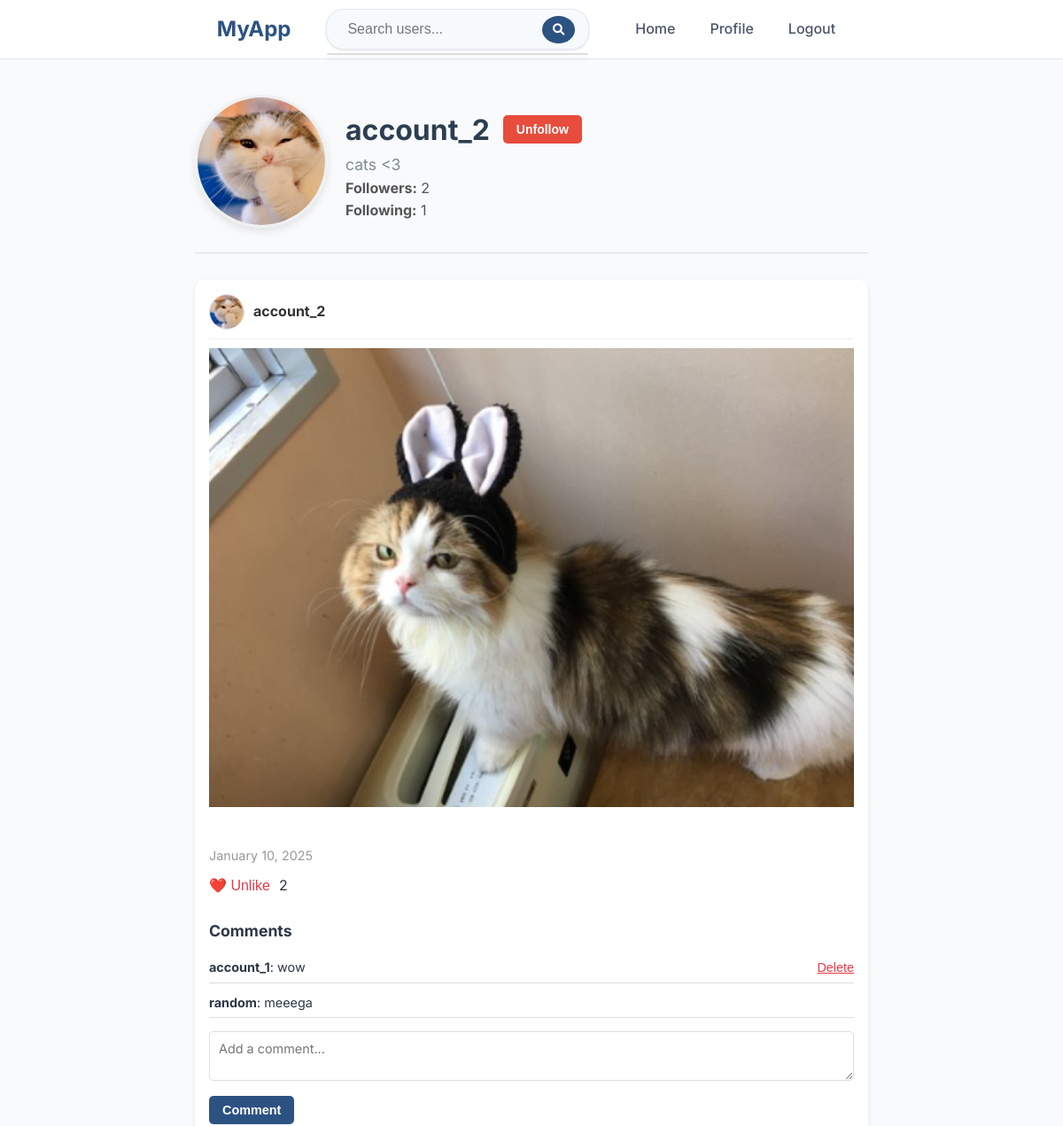
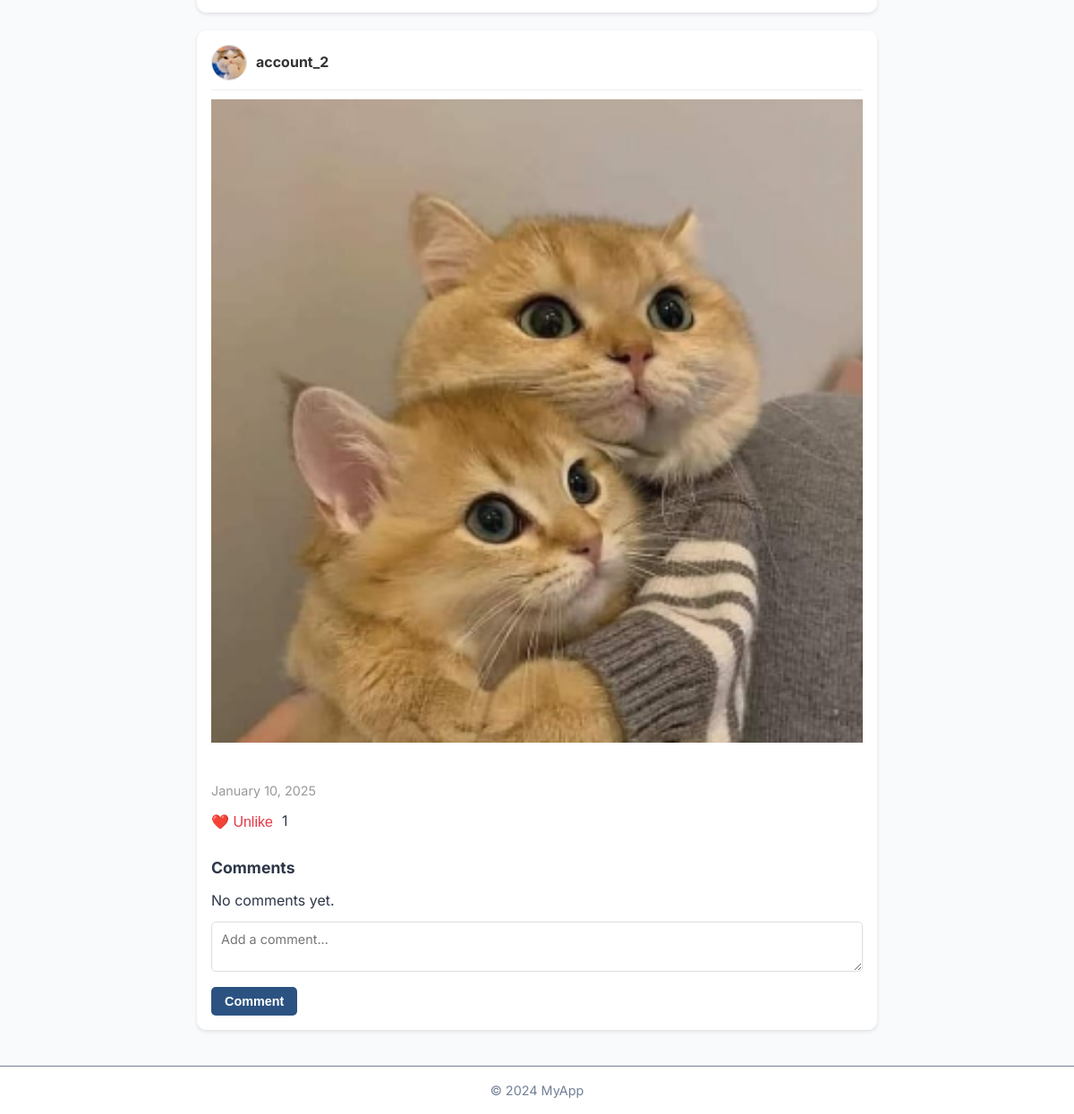
Screenshot of /profile/account_2/ (signed in) with the database file from the repository (2 pictures, top to bottom).
### social_network/models.py (models this page shows, shortened)
class Profile(models.Model):
    user = models.OneToOneField(User, on_delete=models.CASCADE)
    bio = models.TextField(max_length=500, blank=True)
    profile_picture = models.ImageField(upload_to='profile_pictures/', null=True, blank=True)
    followers = models.ManyToManyField('self', symmetrical=False, related_name='following', blank=True)

class Post(models.Model):
    author = models.ForeignKey(User, on_delete=models.CASCADE)
    content = models.TextField(blank=True)
    image = models.ImageField(upload_to='post_images/', null=True, blank=True)
    created_at = models.DateTimeField(auto_now_add=True)
    updated_at = models.DateTimeField(auto_now=True)
    def is_liked_by(self, user):
        return self.likes.filter(user=user).exists()

class Comment(models.Model):
    post = models.ForeignKey(Post, on_delete=models.CASCADE, related_name='comments')
    author = models.ForeignKey(Profile, on_delete=models.CASCADE)
    content = models.TextField()
    created_at = models.DateTimeField(auto_now_add=True)

### social_network/views.py (the view, shortened to what this page needs)
# urls.py: path('profile/<str:username>/', views.profile_view, name='profile_view'),
@login_required
def profile_view(request, username):
    user = get_object_or_404(User, username=username)
    profile = user.profile
    posts = Post.objects.filter(author=user).order_by('-created_at')
    for post in posts:
        post.is_liked = post.is_liked_by(request.user)
    followers = Follow.objects.filter(followed=user)
    following = Follow.objects.filter(follower=user)
    is_following = Follow.objects.filter(follower=request.user, followed=user).exists()
    return render(request, 'profile/profile.html', {
        'profile': profile,
        'posts': posts,
        'followers': followers,
        'following': following,
        'is_following': is_following,
        'is_my_profile': request.user == user,
    })

### templates/profile/profile.html (shortened to what this page needs)
{% extends 'base.html' %}
{% load static %}
{% block content %}
<link rel="stylesheet" href="{% static 'css/profile.css' %}">
<div class="profile-container">
    <div class="profile-header">
        <div class="profile-picture">
            <img src="{% if profile.profile_picture %}{{ profile.profile_picture.url }}{% else %}{% static 'default_profile_picture.jpg' %}{% endif %}" alt="Profile Picture">
        </div>
        <div class="profile-info">
            <div class="username-section">
                <h1>{{ profile.user.username }}</h1>
                {% if not is_my_profile %}
                    <form method="POST" action="{% if is_following %}{% url 'unfollow_user' profile.user.username %}{% else %}{% url 'follow_user' profile.user.username %}{% endif %}" class="follow-form">
                        <button type="submit" class="{% if is_following %}unfollow-button{% else %}follow-button{% endif %}">
                            {% if is_following %}Unfollow{% else %}Follow{% endif %}
                        </button>
                    </form>
                {% endif %}
            </div>
            <p class="bio">{{ profile.bio }}</p>
            <div class="followers-info">
                <p><strong>Followers:</strong> {{ followers.count }}</p>
                <p><strong>Following:</strong> {{ following.count }}</p>
            </div>
        </div>
    </div>
    <div class="posts-container">
        <div class="posts-grid">
            {% for post in posts %}
                <div class="post">
                    <div class="post-header">
                        <div class="post-header-left">
                            <img src="{% if profile.profile_picture %}{{ profile.profile_picture.url }}{% else %}{% static 'default_profile_picture.jpg' %}{% endif %}"
                                 alt="Profile Picture" class="profile-picture">
                            <span class="post-author">{{ profile.user.username }}</span>
                        </div>
                    </div>
                    {% if post.image %}
                        <div class="post-image-container">
                            <img src="{{ post.image.url }}" alt="Post Image" class="post-image">
                        </div>
                    {% endif %}
                    <div class="post-footer">
                        <span class="post-date">{{ post.created_at|date:"F j, Y" }}</span>
                        <div class="like-section">
                            <button class="like-button" data-post-id="{{ post.id }}" data-liked="{{ post.is_liked }}">
                                {% if post.is_liked %}
                                    ❤️ Unlike
                                {% else %}
                                    🤍 Like
                                {% endif %}
                            </button>
                            <span class="likes-count">{{ post.likes.count }}</span>
                        </div>
                        <div class="comments-section">
                            <h4>Comments</h4>
                            <ul>
                                {% for comment in post.comments.all %}
                                    <li class="comment-item">
                                        <div class="comment-content">
                                            <strong>{{ comment.author.user.username }}</strong>: {{ comment.content }}
                                        </div>
                                        {% if comment.author == request.user.profile %}
                                            <form method="POST" action="{% url 'delete_comment' comment.id %}" class="delete-comment-form">
                                                <button type="submit" class="delete-comment-button">Delete</button>
                                            </form>
                                        {% endif %}
                                    </li>
                                {% empty %}
                                    <p>No comments yet.</p>
                                {% endfor %}
                            </ul>
                            <form method="post" action="{% url 'comment_post' post.id %}">
                                <textarea name="content" placeholder="Add a comment..." required></textarea>
                                <button type="submit" class="comment-button">Comment</button>
                            </form>
                        </div>
                    </div>
                </div>
            {% empty %}
                <p>No posts yet.</p>
            {% endfor %}
        </div>
    </div>
</div>
{% endblock %}

### static/css/base.css (style rules this page uses)
* { margin: 0; padding: 0; box-sizing: border-box; }
body { font-family: 'Inter', sans-serif; background-color: #f8fafc; color: #2d3748; line-height: 1.6; display: flex; flex-direction: column; min-height: 100vh; }

### static/css/profile.css (style rules this page uses)
body { font-family: 'Inter', sans-serif; background-color: #f8fafc; color: #2d3748; line-height: 1.6; }
.profile-container { margin: 20px auto; max-width: 800px; padding: 20px; display: flex; flex-direction: column; align-items: center; }
.profile-header { display: flex; align-items: center; gap: 20px; margin-bottom: 30px; border-bottom: 1px solid #ddd; padding-bottom: 20px; width: 100%; }
.profile-picture img { width: 150px; height: 150px; border-radius: 50%; object-fit: cover; border: 3px solid #f0f0f0; box-shadow: 0 4px 10px rgba(0, 0, 0, 0.1); }
.profile-info { flex: 1; }
.username-section { display: flex; align-items: center; gap: 15px; }
.username-section h1 { font-size: 2rem; font-weight: bold; margin: 0; color: #2c3e50; }
.follow-form { margin: 0; }
.profile-info h1 { font-size: 2rem; font-weight: bold; color: #2c3e50; }
.profile-info .bio { font-size: 1.1rem; color: #7f8c8d; }
.followers-info p { margin: 0; font-size: 1rem; color: #555; }
.follow-button, .unfollow-button { padding: 8px 15px; font-size: 14px; font-weight: bold; border-radius: 5px; border: none; cursor: pointer; }
.unfollow-button { background-color: #e74c3c; color: white; }
.posts-container { width: 100%; }
.posts-grid { display: flex; flex-direction: column; gap: 20px; width: 100%; }
.post { background-color: #ffffff; border: 1px solid #ffffff; border-radius: 10px; overflow: hidden; box-shadow: 0 2px 4px rgba(0, 0, 0, 0.1); display: flex; flex-direction: column; transition: transform 0.3s ease, box-shadow 0.3s ease; padding: 15px; }
.post-header { display: flex; justify-content: space-between; align-items: center; padding-bottom: 10px; border-bottom: 1px solid #eee; }
.post-header .post-header-left { display: flex; align-items: center; gap: 10px; }
.post-header .profile-picture { width: 40px; height: 40px; border-radius: 50%; object-fit: cover; border: 1px solid #ddd; }
.post-header .post-author { font-weight: bold; font-size: 1rem; color: #333; }
.post-image-container { margin: 10px 0; overflow: hidden; }
.post-image { width: 100%; height: auto; object-fit: cover; }
.post-footer { display: flex; flex-direction: column; gap: 10px; }
.post-date { font-size: 0.9rem; color: #999; }
.comments-section { margin-top: 15px; }
.comments-section h4 { margin-bottom: 10px; font-size: 1.1rem; color: #2d3748; }
.comments-section ul { list-style: none; padding: 0; }
.comments-section ul li { margin-bottom: 5px; font-size: 0.9rem; color: #2d3748; }
.comments-section textarea { width: 100%; padding: 10px; border: 1px solid #ddd; border-radius: 5px; margin-top: 10px; font-size: 0.9rem; font-family: 'Inter', sans-serif; }
.comment-button { margin-top: 10px; padding: 8px 15px; background-color: #2c5282; color: white; border: none; border-radius: 5px; cursor: pointer; transition: background-color 0.3s ease; font-size: 0.9rem; font-weight: bold; }
.comments-section ul { list-style: none; padding: 0; margin: 0; }
.comment-item { display: flex; justify-content: space-between; align-items: center; margin-bottom: 10px; padding: 5px 0; border-bottom: 1px solid #ddd; }
.comment-content { flex-grow: 1; font-size: 0.9rem; color: #2d3748; }
.delete-comment-form { margin: 0; }
.delete-comment-button { background: none; border: none; color: #e63946; font-size: 0.9rem; cursor: pointer; text-decoration: underline; }
.like-section { display: flex; align-items: center; gap: 10px; }
.like-button { background: none; border: none; cursor: pointer; font-size: 1rem; color: #e63946; transition: color 0.3s ease; }

### rows the page displays
Profile: profile_picture (picture), user.username "account_2", bio "cats <3"
Post: profile_picture (picture), image (picture), created_at "January 10, 2025", shows "❤️ Unlike", likes.count "2"
Comment: author.user.username "account_1", content "wow", shows "Delete"
Comment: author.user.username "random", content "meeega"
Post: profile_picture (picture), image (picture), created_at "January 10, 2025", shows "❤️ Unlike", likes.count "1"

### other values shown
{{ followers.count }} "2"
{{ following.count }} "1"
